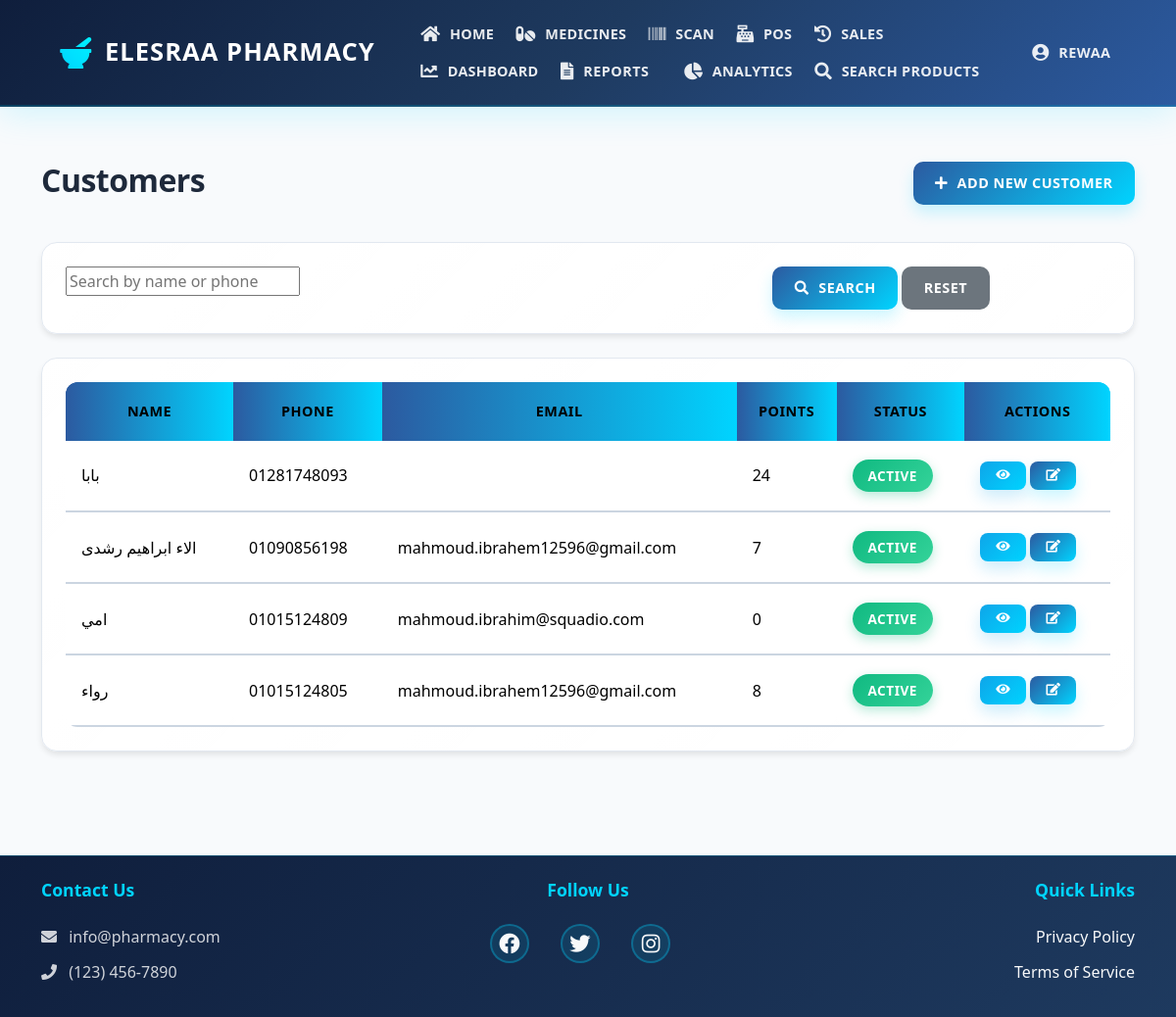
The app's page /customers/ (signed in) with its own data.
### pharmacy/models.py (models this page shows, shortened)
class Customer(models.Model):
    CUSTOMER_TYPE_CHOICES = [
        ('REGULAR', 'عميل عادي'),
        ('FAMILY', 'من الأقارب'),
        ('VIP', 'عميل مميز'),
        ('WHOLESALE', 'تاجر جملة'),
    ]
    name = models.CharField(max_length=200)
    phone = models.CharField(max_length=20, unique=True)
    email = models.EmailField(blank=True)
    address = models.TextField(blank=True)
    points = models.IntegerField(default=0)
    customer_type = models.CharField(
        max_length=20,
        choices=CUSTOMER_TYPE_CHOICES,
        default='REGULAR',
        verbose_name='نوع العميل'
    )
    discount_percentage = models.DecimalField(
        max_digits=5,
        decimal_places=2,
        default=0,
        help_text='نسبة الخصم الخاصة بالعميل'
    )
    created_at = models.DateTimeField(auto_now_add=True)
    updated_at = models.DateTimeField(auto_now=True)
    is_active = models.BooleanField(default=True)

### pharmacy/views.py (the view)
# urls.py: path('customers/', views.CustomerListView.as_view(), name='customer_list'),
class CustomerListView(LoginRequiredMixin, ListView):
    model = Customer
    template_name = 'pharmacy/customer_list.html'
    context_object_name = 'customers'
    paginate_by = 20
    def get_queryset(self):
        queryset = super().get_queryset()
        search = self.request.GET.get('search')
        if search:
            queryset = queryset.filter(
                Q(name__icontains=search) |
                Q(phone__icontains=search)
            )
        return queryset.order_by('-created_at')
    def get_context_data(self, **kwargs):
        context = super().get_context_data(**kwargs)
        context['search_form'] = CustomerSearchForm(self.request.GET)
        return context

### pharmacy/forms.py
class CustomerSearchForm(forms.Form):
    search = forms.CharField(
        required=False,
        widget=forms.TextInput(attrs={'placeholder': 'Search by name or phone'})
    )

### pharmacy/context_processors.py (called while the page is built)
def guest_contact(request):
    return {'whatsapp_number': settings.WHATSAPP_NUMBER}

### code backup/pharmacy/templates/pharmacy/customer_list.html (shortened to what this page needs)
{% extends 'pharmacy/base.html' %}
{% block content %}
<div class="container mt-4">
    <div class="row mb-4">
        <div class="col-md-6">
            <h2>Customers</h2>
        </div>
        <div class="col-md-6 text-end">
            <a href="{% url 'pharmacy:customer_add' %}" class="btn btn-primary">
                <i class="fas fa-plus"></i> Add New Customer
            </a>
        </div>
    </div>
    <div class="card mb-4">
        <div class="card-body">
            <form method="get" class="row g-3">
                <div class="col-md-8">
                    {{ search_form.search }}
                </div>
                <div class="col-md-4">
                    <button type="submit" class="btn btn-primary">
                        <i class="fas fa-search"></i> Search
                    </button>
                    <a href="{% url 'pharmacy:customer_list' %}" class="btn btn-secondary">
                        Reset
                    </a>
                </div>
            </form>
        </div>
    </div>
    <div class="card">
        <div class="card-body">
            <div class="table-responsive">
                <table class="table">
                    <thead>
                        <tr>
                            <th>Name</th>
                            <th>Phone</th>
                            <th>Email</th>
                            <th>Points</th>
                            <th>Status</th>
                            <th>Actions</th>
                        </tr>
                    </thead>
                    <tbody>
                        {% for customer in customers %}
                        <tr>
                            <td>{{ customer.name }}</td>
                            <td>{{ customer.phone }}</td>
                            <td>{{ customer.email }}</td>
                            <td>{{ customer.points }}</td>
                            <td>
                                <span class="badge {% if customer.is_active %}bg-success{% else %}bg-danger{% endif %}">
                                    {{ customer.is_active|yesno:"Active,Inactive" }}
                                </span>
                            </td>
                            <td>
                                <a href="{% url 'pharmacy:customer_detail' customer.pk %}"
                                   class="btn btn-sm btn-info">
                                    <i class="fas fa-eye"></i>
                                </a>
                                <a href="{% url 'pharmacy:customer_edit' customer.pk %}"
                                   class="btn btn-sm btn-primary">
                                    <i class="fas fa-edit"></i>
                                </a>
                            </td>
                        </tr>
                        {% empty %}
                        <tr>
                            <td colspan="6" class="text-center">No customers found</td>
                        </tr>
                        {% endfor %}
                    </tbody>
                </table>
            </div>
        </div>
    </div>
</div>
{% endblock %}

### code backup/pharmacy/templates/pharmacy/base.html (shortened to what this page needs)
{% load static %}
<!DOCTYPE html>
<html lang="en">
<head>
    <link href="https://cdn.jsdelivr.net/npm/bootstrap@5.3.2/dist/css/bootstrap.min.css" rel="stylesheet">
    <link href="https://cdnjs.cloudflare.com/ajax/libs/font-awesome/6.0.0/css/all.min.css" rel="stylesheet">
    <link href="{% static 'pharmacy/css/style.css' %}" rel="stylesheet">
    <link rel="stylesheet" href="https://cdnjs.cloudflare.com/ajax/libs/font-awesome/5.15.4/css/all.min.css">
    <link href="https://cdn.jsdelivr.net/npm/select2@4.1.0-rc.0/dist/css/select2.min.css" rel="stylesheet" />
</head>
<body>
    <nav class="navbar navbar-expand-lg sticky-top">
        <div class="container">
            <a class="navbar-brand" href="{% url 'pharmacy:home' %}">
                <i class="fas fa-mortar-pestle"></i>
                Elesraa Pharmacy
            </a>
            <div class="collapse navbar-collapse" id="navbarNav">
                <ul class="navbar-nav me-auto">
                    <li class="nav-item">
                        <a class="nav-link {% if request.resolver_match.url_name == 'home' %}active{% endif %}"
                           href="{% url 'pharmacy:home' %}">
                            <i class="fas fa-home"></i> Home
                        </a>
                    </li>
                    <li class="nav-item">
                        <a class="nav-link {% if request.resolver_match.url_name == 'medicine_list' %}active{% endif %}"
                           href="{% url 'pharmacy:medicine_list' %}">
                            <i class="fas fa-pills"></i> Medicines
                        </a>
                    </li>
                    <li class="nav-item">
                        <a class="nav-link {% if request.resolver_match.url_name == 'stock_scan' %}active{% endif %}"
                           href="{% url 'pharmacy:stock_scan' %}">
                            <i class="fas fa-barcode"></i> Scan
                        </a>
                    </li>
                    {% if user.is_authenticated %}
                        {% with user_role=user.userprofile.role %}
                            {% if user_role == 'ADMIN' or user_role == 'CASHIER' %}
                                <li class="nav-item">
                                    <a class="nav-link {% if request.resolver_match.url_name == 'pos' %}active{% endif %}"
                                       href="{% url 'pharmacy:pos' %}">
                                        <i class="fas fa-cash-register"></i> POS
                                    </a>
                                </li>
                            {% endif %}
                        {% endwith %}
                    {% endif %}
                    <li class="nav-item">
                        <a class="nav-link {% if request.resolver_match.url_name == 'sales_history' %}active{% endif %}"
                           href="{% url 'pharmacy:sales_history' %}">
                            <i class="fas fa-history"></i> Sales
                        </a>
                    </li>
                    <li class="nav-item">
                        <a class="nav-link {% if request.resolver_match.url_name == 'dashboard' %}active{% endif %}"
                           href="{% url 'pharmacy:dashboard' %}">
                            <i class="fas fa-chart-line"></i> Dashboard
                        </a>
                    </li>
                    <li class="nav-item dropdown">
                        <button class="nav-link dropdown-toggle btn btn-link" type="button" id="reportsDropdown"
                                data-bs-toggle="dropdown" aria-expanded="false">
                            <i class="fas fa-file-alt"></i> Reports
                        </button>
                    </li>
                    <li class="nav-item">
                        <a class="nav-link {% if request.resolver_match.url_name == 'customer_analytics' %}active{% endif %}"
                           href="{% url 'pharmacy:customer_analytics' %}">
                            <i class="fas fa-chart-pie"></i> Analytics
                        </a>
                    </li>
                    <li class="nav-item">
                        <a class="nav-link" href="{% url 'pharmacy:product_search' %}">
                            <i class="fas fa-search"></i> Search Products
                        </a>
                    </li>
                </ul>
                <ul class="navbar-nav ms-auto">
                    {% if user.is_authenticated %}
                    <li class="nav-item dropdown">
                        <button class="nav-link dropdown-toggle btn btn-link" type="button" id="userDropdown"
                                data-bs-toggle="dropdown" aria-expanded="false">
                            {% if user.userprofile.profile_pic %}
                                <img src="{{ user.userprofile.profile_pic.url }}"
                                     alt="Profile"
                                     class="rounded-circle"
                                     style="width: 32px; height: 32px; object-fit: cover;">
                            {% else %}
                                <i class="fas fa-user-circle"></i>
                            {% endif %}
                            {{ user.username }}
                        </button>
                    </li>
                    {% endif %}
                </ul>
            </div>
        </div>
    </nav>
    <div class="main-container">
        {% block content %}
        {% endblock %}
    </div>
    <footer class="bg-dark text-light py-4">
        <div class="container">
            <div class="row">
                <div class="col-md-4">
                    <h5>Contact Us</h5>
                    <p><i class="fas fa-envelope me-2"></i> info@pharmacy.com</p>
                    <p><i class="fas fa-phone me-2"></i> (123) 456-7890</p>
                </div>
                <div class="col-md-4 text-center">
                    <h5>Follow Us</h5>
                    <div class="social-links">
                        <a href="#" class="text-light me-3"><i class="fab fa-facebook fa-lg"></i></a>
                        <a href="#" class="text-light me-3"><i class="fab fa-twitter fa-lg"></i></a>
                        <a href="#" class="text-light me-3"><i class="fab fa-instagram fa-lg"></i></a>
                    </div>
                </div>
                <div class="col-md-4 text-end">
                    <h5>Quick Links</h5>
                    <p><a href="#" class="text-light text-decoration-none">Privacy Policy</a></p>
                    <p><a href="#" class="text-light text-decoration-none">Terms of Service</a></p>
                </div>
            </div>
        </div>
    </footer>
</body>
</html>

### records on screen
Customer: name "بابا", phone "01281748093", points "24", is_active "ACTIVE"
Customer: name "الاء ابراهيم رشدى", phone "01090856198", email "mahmoud.ibrahem12596@gmail.com", points "7", is_active "ACTIVE"
Customer: name "امي", phone "01015124809", email "mahmoud.ibrahim@squadio.com", points "0", is_active "ACTIVE"
Customer: name "رواء", phone "01015124805", email "mahmoud.ibrahem12596@gmail.com", points "8", is_active "ACTIVE"

### other values on screen
{{ user.username }} "REWAA"
